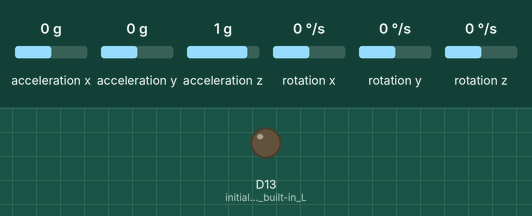
Bench run of a sketch on a simulated Arduino Nano 33 IoT. Parts: output pins drawn as LEDs (lit = HIGH). The test bench sets the inputs (shaded band); at power-on: acceleration x 0 g, acceleration y 0 g, acceleration z 1 g, rotation x 0 °/s, rotation y 0 °/s, rotation z 0 °/s. Nothing arrives over Bluetooth unless stated; a phone connects over Bluetooth LE 3 s after start; what the sketch prints to the serial monitor is not drawn.

Above: at 0.1 s.
At 3.1 s:
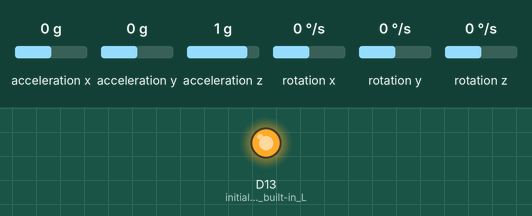
Timing chart, 0 to 4.6 s (numbered marks = the images above):
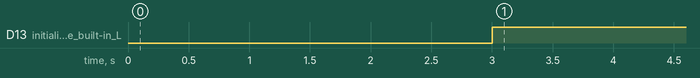

The sketch:

IMUBluetoothReporter.ino
```cpp
/*
  This script can connect to BLE and reads the acceleration
  values from the LSM6DS3 sensor to continuously prints them
  to the Serial Monitor or Serial Plotter, also BLE client

  The circuit:
  - Arduino Nano 33 IoT

  created 26 May 2020
  by Zhuoqun Robin Xu
*/

#include <ArduinoBLE.h>
#include <Arduino_LSM6DS3.h>
#include <MadgwickAHRS.h>
#include <Wire.h>
#include "Adafruit_MPR121.h"

//#ifndef _BV
//#define _BV(bit) (1 << (bit))
//#endif

// You can have up to 4 on one i2c bus but one is enough for testing!
Adafruit_MPR121 cap = Adafruit_MPR121();

// Keeps track of the last pins touched
// so we know when buttons are 'released'
uint16_t lasttouched = 0;
uint16_t currtouched = 0;

/**
 *  Inertial Measurement Unit(IMU) Service - somewhat surprisely I could not find a standard IMU
 *  service on the Bluetooth SIG website(https://www.bluetooth.com/develop-with-bluetooth). So I
 *  used an online uuid generator(http://www.itu.int/en/ITU-T/asn1/Pages/UUID/uuids.aspx) to
 *  create this uuid. You are welcome to use it or make your own. Keep in mind that custom service
 *  uuid must always be specified in 128 bit format as seen below.
*/
//BLEService imuService("0396df23-7b62-468a-bd60-db06b6dc36ce"); // Custom UUID
BLEService imuService("1101");
BLEFloatCharacteristic imuAXChar("2101", BLERead | BLENotify);
BLEFloatCharacteristic imuAYChar("2102", BLERead | BLENotify);
BLEFloatCharacteristic imuAZChar("2103", BLERead | BLENotify);
BLEFloatCharacteristic imuGXChar("2104", BLERead | BLENotify);
BLEFloatCharacteristic imuGYChar("2105", BLERead | BLENotify);
BLEFloatCharacteristic imuGZChar("2106", BLERead | BLENotify);

// BLEFloatCharacteristic imuRollChar("2107", BLERead | BLENotify);
// BLEFloatCharacteristic imuPitchChar("2108", BLERead | BLENotify);
// BLEFloatCharacteristic imuHeadChar("2109", BLERead | BLENotify);

BLEFloatCharacteristic imuQ0Char("2107", BLERead | BLENotify);
BLEFloatCharacteristic imuQ1Char("2108", BLERead | BLENotify);
BLEFloatCharacteristic imuQ2Char("2109", BLERead | BLENotify);
BLEFloatCharacteristic imuQ3Char("2110", BLERead | BLENotify);

BLEUnsignedIntCharacteristic touchChar("2111", BLERead | BLENotify);

BLEDevice central;

const char localName[] = "FlexTrackIoT";

Madgwick filter;

// Temporary val
float x, y, z;
// acceleration data
float ax, ay, az;
// gyroscope data
float gx, gy, gz;
//float roll, pitch, heading;
float q0, q1, q2, q3;
//timer
unsigned long microsPerReading, microsPrevious;

void setup()
{
    Serial.begin(115200);
    while (!Serial);

    pinMode(LED_BUILTIN, OUTPUT); // initialize the built-in LED pin to indicate when a central is connected

    if (!IMU.begin())
    {
        Serial.println("Failed to initialize IMU!");
        delay(500);
        while (1);
    }

    int rate = IMU.accelerationSampleRate();

    Serial.print("Accelerometer sample rate = ");
    Serial.print(rate);
    Serial.print(" Hz ");
    Serial.println("(in G's)");
    Serial.print("Gyroscope sample rate = ");
    Serial.print(IMU.gyroscopeSampleRate());
    Serial.print(" Hz ");
    Serial.println("(in degrees/second)");

    filter.begin(rate);

    // initialize variables to pace updates to correct rate
    microsPerReading = 1000000 / rate;
    microsPrevious = micros();

    // Default address is 0x5A, if tied to 3.3V its 0x5B
    // If tied to SDA its 0x5C and if SCL then 0x5D
    if (!cap.begin(0x5A)) {
    Serial.println("MPR121 not found, check wiring?");
    while (1);
    }
    Serial.println("MPR121 found!");

    if (!BLE.begin())
    {
        Serial.println("Failed to initialize BLE!");
        delay(500);
        while (1);
    }

    BLE.setLocalName(localName);
    BLE.setAdvertisedService(imuService);
    imuService.addCharacteristic(imuAXChar);
    imuService.addCharacteristic(imuAYChar);
    imuService.addCharacteristic(imuAZChar);
    imuService.addCharacteristic(imuGXChar);
    imuService.addCharacteristic(imuGYChar);
    imuService.addCharacteristic(imuGZChar);

    // imuService.addCharacteristic(imuRollChar);
    // imuService.addCharacteristic(imuPitchChar);
    // imuService.addCharacteristic(imuHeadChar);

    imuService.addCharacteristic(imuQ0Char);
    imuService.addCharacteristic(imuQ1Char);
    imuService.addCharacteristic(imuQ2Char);
    imuService.addCharacteristic(imuQ3Char);

    imuService.addCharacteristic(touchChar);

    BLE.addService(imuService);

    imuAXChar.writeValue(ax);
    imuAYChar.writeValue(ay);
    imuAZChar.writeValue(az);
    imuGXChar.writeValue(gx);
    imuGYChar.writeValue(gy);
    imuGZChar.writeValue(gz);

    // imuRollChar.writeValue(roll);
    // imuPitchChar.writeValue(pitch);
    // imuHeadChar.writeValue(heading);

    imuQ0Char.writeValue(q0);
    imuQ1Char.writeValue(q1);
    imuQ2Char.writeValue(q2);
    imuQ3Char.writeValue(q3);

    touchChar.writeValue(currtouched);

    BLE.advertise();

    Serial.println("Bluetooth device is now active, waiting for connections...");
}

void loop()
{
    unsigned long microsNow;

    // check if it's time to read data and update the filter
    microsNow = micros();
    if (microsNow - microsPrevious >= microsPerReading)
    {
        IMU.readAcceleration(ax, ay, az);
        IMU.readGyroscope(gx, gy, gz);

        // Serial.print(ax);
        // Serial.print('\t');
        // Serial.print(ay);
        // Serial.print('\t');
        // Serial.print(az);
        // Serial.print('\t');
        // Serial.print('\t');
        // Serial.print(gx);
        // Serial.print('\t');
        // Serial.print(gy);
        // Serial.print('\t');
        // Serial.println(gz);

        // update the filter, which computes orientation
        filter.updateIMU(gx, gy, gz, ax, ay, az);

        // print the heading, pitch and roll
        // roll = filter.getRoll();
        // pitch = filter.getPitch();
        // heading = filter.getYaw();

        //float * q = filter.getQuaternion();

        q0 = filter.getQ0();
        q1 = filter.getQ1();
        q2 = filter.getQ2();
        q3 = filter.getQ3();

        float roll, pitch, heading;

        roll = filter.getRoll();
        pitch = filter.getPitch();
        heading = filter.getYaw();
        Serial.print("Orientation: ");
        Serial.print(heading);
        Serial.print(" ");
        Serial.print(pitch);
        Serial.print(" ");
        Serial.println(roll);

        // Serial.print("Orientation: ");
        // Serial.print(q0);
        // Serial.print(" ");
        // Serial.print(q1);
        // Serial.print(" ");
        // Serial.println(q2);
        // Serial.print(" ");
        // Serial.println(q3);

        // Get the currently touched pads
        currtouched = cap.touched();

        touchChar.writeValue(currtouched);

        // for (uint8_t i=0; i<12; i++) {
        //     // it if *is* touched and *wasnt* touched before, alert!
        //     if ((currtouched & _BV(i)) && !(lasttouched & _BV(i)) ) {
        //     Serial.print(i); Serial.println(" touched");
        //     }
        //     // if it *was* touched and now *isnt*, alert!
        //     if (!(currtouched & _BV(i)) && (lasttouched & _BV(i)) ) {
        //     Serial.print(i); Serial.println(" released");
        //     }
        // }

        // reset our state
        lasttouched = currtouched;

        // increment previous time, so we keep proper pace
        microsPrevious = microsPrevious + microsPerReading;
    }

    if (central)
    {
        if (central.connected()) {
            writeBLEdata();
        }
        else
        {
            digitalWrite(LED_BUILTIN, LOW);
            Serial.print("Disconnected from central: ");
            Serial.println(central.address());
            central = BLE.central();
        }

    }
    else
    {
        central = BLE.central();
        if (central && central.connected())
        {
            Serial.print("Connected to central: ");
            Serial.println(central.address());
            digitalWrite(LED_BUILTIN, HIGH);
            writeBLEdata();
        }
    }

}

void writeBLEdata()
{
    imuAXChar.writeValue(ax);
    imuAYChar.writeValue(ay);
    imuAZChar.writeValue(az);
    imuGXChar.writeValue(gx);
    imuGYChar.writeValue(gy);
    imuGZChar.writeValue(gz);

    // imuRollChar.writeValue(roll);
    // imuPitchChar.writeValue(pitch);
    // imuHeadChar.writeValue(heading);

    imuQ0Char.writeValue(q0);
    imuQ1Char.writeValue(q1);
    imuQ2Char.writeValue(q2);
    imuQ3Char.writeValue(q3);
}

void read_Accel()
{

    if (IMU.accelerationAvailable())
    {
        IMU.readAcceleration(x, y, z);
        //    ax = (1+x)*100;
        //    ay = (1+y)*100;
        //    az = (1+z)*100;
        ax = x;
        ay = y;
        az = z;
    }
}

void read_Gyro()
{

    if (IMU.gyroscopeAvailable())
    {
        IMU.readGyroscope(x, y, z);
        //    ax = (1+x)*100;
        //    ay = (1+y)*100;
        //    az = (1+z)*100;
        gx = x;
        gy = y;
        gz = z;
    }
}
```

Measured:
- by itself, D13 (initialize_the_built-in_L): LOW → HIGH at 3.0 s
